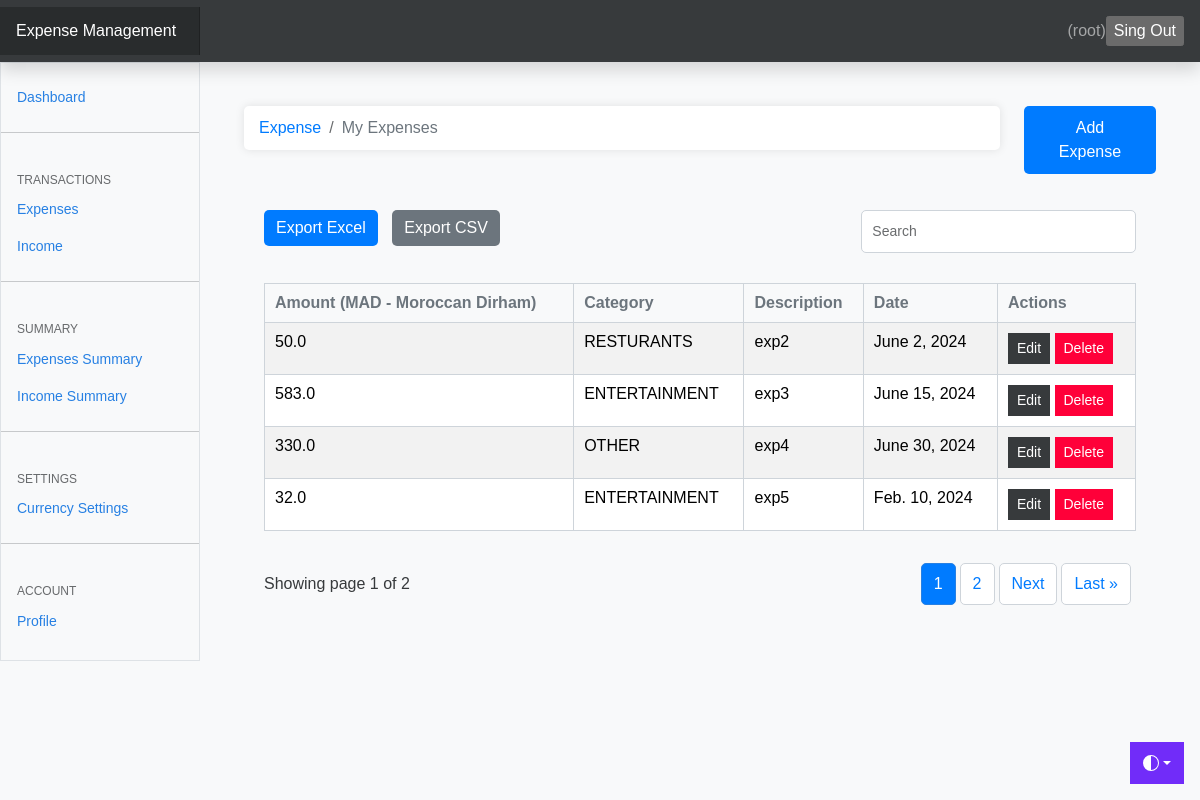
Screenshot of / (signed in) with the database file from the repository.
### userpreferences/models.py (models this page shows, shortened)
class UserPreference(models.Model):
    user = models.OneToOneField(to=User, on_delete=models.CASCADE)
    currency = models.CharField(max_length=255, blank=True, null=True)

### expenses/models.py (models this page shows, shortened)
class Expense(models.Model):
    amount=models.FloatField()
    date=models.DateField(default=now)
    description=models.TextField()
    owner=models.ForeignKey(to=User, on_delete=models.CASCADE)
    category=models.CharField(max_length=266)

### expenses/views.py (the view)
# urls.py: path('', index, name='dashboard'),
@login_required(login_url='/authentication/login')
def index(request):
    user_preference, created = UserPreference.objects.get_or_create(user=request.user, defaults={'currency': 'USD'})
    categories = Category.objects.all()
    expenses = Expense.objects.filter(owner=request.user)
    paginator = Paginator(expenses, 4)
    page_number = request.GET.get('page')
    page_obj = paginator.get_page(page_number)
    currency = user_preference.currency
    context = {
        'expenses': expenses,
        'page_obj': page_obj,
        'currency': currency,
    }
    return render(request, 'expenses/index.html', context)

### templates/expenses/index.html (shortened to what this page needs)
{% extends 'base.html' %}
{% load static %}
{% block content %}
<div class="container mt-4">
    <div class="row mb-3">
        <div class="col-md-10">
            <nav aria-label="breadcrumb">
                <ol class="breadcrumb">
                    <li class="breadcrumb-item">
                        <a href="#">Expense</a>
                    </li>
                    <li class="breadcrumb-item active" aria-current="page">My Expenses</li>
                </ol>
            </nav>
        </div>
        <div class="col-md-2 text-end">
            <a href="{% url 'add-expenses' %}" class="btn btn-primary btn-add-expense">
                 Add Expense
            </a>
        </div>
    </div>
    <div class="container">
        {% if expenses.count %}
        <div class="row mb-3">
            <div class="col-md-8">
            <a href="{% url 'export-excel' %}" class="btn btn-primary btn-action btn-export-excel">
                    Export Excel
                </a>
                <a href="{% url 'export-csv' %}" class="btn btn-secondary btn-action btn-export-csv">
                    Export CSV
                </a>
            </div>
            <div class="col-md-4 btn-action-group">
                    <input type="text" id="searchField" class="form-control" placeholder="Search" aria-label="Search">
            </div>
        </div>
        <div class="app-table table-responsive">
            <table class="table table-striped table-hover">
                <thead>
                    <tr>
                        <th>Amount ({{ currency }})</th>
                        <th>Category</th>
                        <th>Description</th>
                        <th>Date</th>
                        <th>Actions</th>
                    </tr>
                </thead>
                <tbody>
                    {% for expense in page_obj %}
                    <tr>
                        <td>{{ expense.amount }}</td>
                        <td>{{ expense.category }}</td>
                        <td>{{ expense.description }}</td>
                        <td>{{ expense.date }}</td>
                        <td>
                            <a href="{% url 'expense-edit' expense.id %}" class="btn btn-secondary btn-sm btn-edit">
                                 Edit
                            </a>
                            <a href="{% url 'expense-delete' expense.id %}" class="btn btn-danger btn-sm btn-delete" onclick="return confirmDelete();">
                                 Delete
                            </a>
                        </td>
                    </tr>
                    {% endfor %}
                </tbody>
            </table>
        </div>
        <div class="pagination-container d-flex justify-content-between align-items-center my-3">
            <div>
                Showing page {{ page_obj.number }} of {{ page_obj.paginator.num_pages }}
            </div>
            <ul class="pagination mb-0">
                {% for num in page_obj.paginator.page_range %}
                    {% if num > page_obj.number|add:'-3' and num < page_obj.number|add:'3' %}
                        {% if page_obj.number == num %}
                        <li class="page-item active">
                            <a class="page-link" href="?page={{ num }}">{{ num }}</a>
                        </li>
                        {% else %}
                        <li class="page-item">
                            <a class="page-link" href="?page={{ num }}">{{ num }}</a>
                        </li>
                        {% endif %}
                    {% endif %}
                {% endfor %}
                {% if page_obj.has_next %}
                <li class="page-item">
                    <a class="page-link" href="?page={{ page_obj.next_page_number }}">Next</a>
                </li>
                <li class="page-item">
                    <a class="page-link" href="?page={{ page_obj.paginator.num_pages }}">Last &raquo;</a>
                </li>
                {% endif %}
            </ul>
        </div>
        {% endif %}
    </div>
</div>
{% endblock content %}

### templates/base.html (shortened to what this page needs)
{% load static %}
<html lang="en" data-bs-theme="auto">
  <head><script src="/docs/5.3/assets/js/color-modes.js"></script>
    <link rel="stylesheet" href="https://cdn.jsdelivr.net/npm/@docsearch/css@3">
<link href={% static 'css/bootstrap.min.css' %} rel="stylesheet">
<link href={% static 'css/main.css' %} rel="stylesheet">
    <link href="https://cdn.jsdelivr.net/npm/bootstrap-icons@1.10.5/font/bootstrap-icons.min.css" rel="stylesheet">
    <link href="{% static 'css/dashboard.css' %}" rel="stylesheet">
  </head>
  <body>
    <div class="dropdown position-fixed bottom-0 end-0 mb-3 me-3 bd-mode-toggle">
      <button class="btn btn-bd-primary py-2 dropdown-toggle d-flex align-items-center"
              id="bd-theme"
              type="button"
              aria-expanded="false"
              data-bs-toggle="dropdown"
              aria-label="Toggle theme (auto)">
        <svg class="bi my-1 theme-icon-active" width="1em" height="1em"><use href="#circle-half"></use></svg>
      </button>
    </div>
<header class="navbar sticky-top bg-dark flex-md-nowrap p-0 shadow" data-bs-theme="dark">
  <a class="navbar-brand col-md-3 col-lg-2 me-0 px-3 fs-6 text-white" href="#">Expense Management</a>
  <ul class="navbar-nav px-3" style="display: flex; flex-direction: row; align-items: center">
    <li class="nav-item text-nowrap">
      <span class="nav-link" href="">
        ({{request.user.username}})
      </span>
    </li>
    <li class="nav-item text-nowrap mt-3 ml-2">
      <form action="{% url 'logout' %}" method="POST" >
        <input class="text text-capitalize  " type="submit" value="Sing out" />
      </form>
    </li>
  </ul>
</header>
<div class="container-fluid">
  <div class="row">
     {% include 'partials/_sidebar.html' %}
    <main class="col-md-9 ms-sm-auto col-lg-10 px-md-4">
     {% block content %}
     {% endblock %}
    </main>
  </div>
</div>
</body>
</html>

### templates/partials/_sidebar.html (shortened to what this page needs)
{% load static %}
<div class="sidebar border border-right col-md-3 col-lg-2 p-0 bg-body-tertiary">
    <div class="offcanvas-md offcanvas-end bg-body-tertiary" tabindex="-1" id="sidebarMenu" aria-labelledby="sidebarMenuLabel">
        <div class="offcanvas-body d-md-flex flex-column p-0 pt-lg-3 overflow-y-auto">
            <ul class="nav flex-column list-unstyled">
                <li class="nav-item">
                    <a class="nav-link" href="{% url 'dashboard' %}">
                        Dashboard
                    </a>
                </li>
            </ul>
            <hr class="my-3">
            <h6 class="sidebar-heading px-3 mt-4 mb-1 text-body-secondary text-uppercase">transactions</h6>
            <ul class="nav flex-column list-unstyled">
                <li class="nav-item">
                    <a class="nav-link" href="{% url 'expenses' %}">
                        Expenses
                    </a>
                </li>
                <li class="nav-item">
                    <a class="nav-link" href="{% url 'income' %}">
                        Income
                    </a>
                </li>
            </ul>
            <hr class="my-3">
            <h6 class="sidebar-heading px-3 mt-4 mb-1 text-body-secondary text-uppercase">Summary</h6>
            <ul class="nav flex-column list-unstyled mb-auto">
                <li class="nav-item">
                    <a class="nav-link" href="{% url 'stats' %}">
                        Expenses Summary
                    </a>
                </li>
                <li class="nav-item">
                    <a class="nav-link" href="{% url 'stats_income' %}">
                        Income Summary
                    </a>
                </li>
            </ul>
            <hr class="my-3">
            <h6 class="sidebar-heading px-3 mt-4 mb-1 text-body-secondary text-uppercase">Settings</h6>
            <ul class="nav flex-column list-unstyled mb-auto">
                <li class="nav-item">
                    <a class="nav-link" href="{% url 'preferences' %}">
                        Currency Settings
                    </a>
                </li>
            </ul>
            <hr class="my-3">
            <h6 class="sidebar-heading px-3 mt-4 mb-1 text-body-secondary text-uppercase">Account</h6>
            <ul class="nav flex-column list-unstyled mb-auto">
                <li class="nav-item">
                    <a class="nav-link" href="{% url 'profile' %}">
                        Profile
                    </a>
                </li>
            </ul>
        </div>
    </div>
</div>

### expenseswebsite/static/css/main.css (style rules this page uses)
.bi { vertical-align: -.125em; fill: currentColor; }
.btn-bd-primary { --bd-violet-bg: #712cf9; --bd-violet-rgb: 112.520718, 44.062154, 249.437846; --bs-btn-font-weight: 600; --bs-btn-color: var(--bs-white); --bs-btn-bg: var(--bd-violet-bg); --bs-btn-border-color: var(--bd-violet-bg); --bs-btn-hover-color: var(--bs-white); --bs-btn-hover-bg: #6528e0; --bs-btn-hover-border-color: #6528e0; --bs-btn-focus-shadow-rgb: var(--bd-violet-rgb); --bs-btn-active-color: var(--bs-btn-hover-color); --bs-btn-active-bg: #5a23c8; --bs-btn-active-border-color: #5a23c8; }
.bd-mode-toggle { z-index: 1500; }

### expenseswebsite/static/css/dashboard.css (style rules this page uses)
.bi { display: inline-block; width: 1rem; height: 1rem; }
.sidebar .nav-link { font-size: .875rem; font-weight: 500; }
.sidebar-heading { font-size: .75rem; }
.navbar-brand { padding-top: .75rem; padding-bottom: .75rem; background-color: rgba(0, 0, 0, .25); box-shadow: inset -1px 0 0 rgba(0, 0, 0, .25); }

### templates/expenses/index.html (style rules this page uses)
body { font-family: Arial, sans-serif; background-color: #f8f9fa; }
.container { max-width: 100%; padding: 20px; }
.breadcrumb { background-color: #ffffff; border-radius: 5px; box-shadow: 0 0 10px rgba(0, 0, 0, 0.1); padding: 10px 15px; }
.breadcrumb-item a { text-decoration: none; color: #007bff; }
.breadcrumb-item.active { color: #6c757d; }
.btn-add-expense { background-color: #007bff; color: #ffffff; border: none; border-radius: 5px; padding: 10px 20px; text-decoration: none; transition: background-color 0.3s; }
.form-control { width: 100%; padding: 10px; font-size: 14px; border: 1px solid #ced4da; border-radius: 5px; }
.app-table { margin-top: 20px; }
.table { width: 100%; border-collapse: collapse; }
.table th, .table td { padding: 10px; border: 1px solid #ced4da; text-align: left; }
.table th { background-color: #f8f9fa; color: #6c757d; font-weight: 600; }
.btn-action-group { display: flex; align-items: center; margin-bottom: 10px; }
.btn-action { margin-right: 10px; border-radius: 5px; transition: background-color 0.3s; }
.btn-export-excel { background-color: #007bff; color: #ffffff; border: none; }
.btn-export-csv { background-color: #6c757d; color: #ffffff; border: none; }
.pagination-container { margin-top: 20px; display: flex; justify-content: space-between; align-items: center; }
.pagination { margin: 0; padding: 0; list-style: none; }
.page-item { display: inline-block; margin-right: 5px; }
.page-link { padding: 8px 12px; border: 1px solid #ced4da; border-radius: 5px; text-decoration: none; color: #007bff; transition: background-color 0.3s; }
.page-item.active .page-link { background-color: #007bff; color: #ffffff; }

### rows the page displays
UserPreference: currency "MAD - Moroccan Dirham"
Expense: amount "50.0", category "RESTURANTS", description "exp2", date "June 2, 2024"
Expense: amount "583.0", category "ENTERTAINMENT", description "exp3", date "June 15, 2024"
Expense: amount "330.0", category "OTHER", description "exp4", date "June 30, 2024"
Expense: amount "32.0", category "ENTERTAINMENT", description "exp5", date "Feb. 10, 2024"

### other values shown
{{ request.user.username }} "root"
{{ page_obj.number }} "1"
{{ page_obj.paginator.num_pages }} "2"
{{ num }} "1"
{{ num }} "2"
